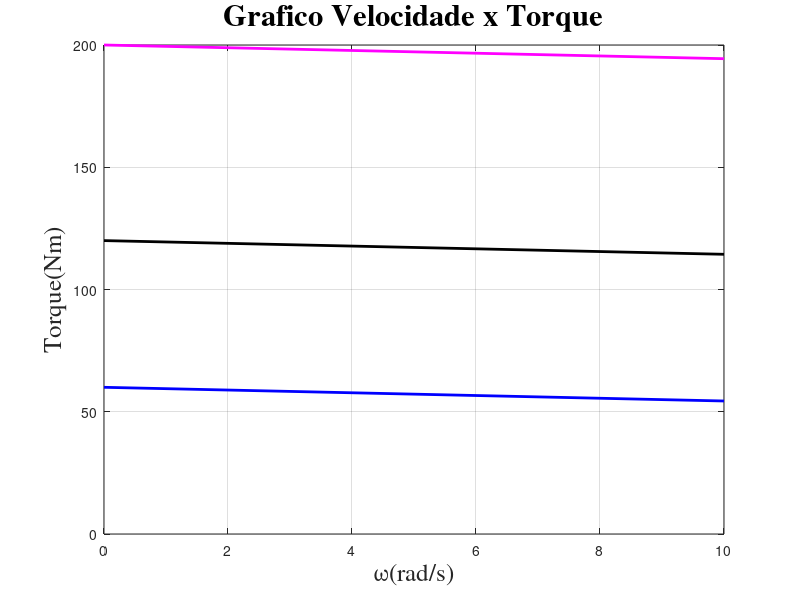

Reproduce this figure in MATLAB.
%===============================================================================
%ACIONAMENTOS DE MAQUINAS
%AUTORA: SYLVIELLY S. SOUSA                           %MATRICULA: 20162045070410
%SEMESTRE 2020.1          
%PROF.: CELSO SCHMIDLIN
%ATIVIDADE FINAL DE UNIDADE: CAPITULO 06                   %ENTREGA: 23/10/2020
%===============================================================================
%CODIGO QUESTAO 01
%===============================================================================
%                                 CALCULOS  
%===============================================================================
J_load = 0.04;
J_motor = 0.02;
T_nominal = 4;
kT = 0.5;
kE = 0.5;
R_armadura = 0.35;
V_armadura_100V = 100;
V_armadura_60V = 60;
V_armadura_30V = 30;

%para V_armadura = 100V
I_armadura = T_nominal/kT
omega_m_100 = V_armadura_100V/kE
omega_100_m = (V_armadura_100V - (R_armadura*I_armadura))/kE

%para V_armadura = 60V
omega_m_60 = V_armadura_60V/kE
omega_60_m = (V_armadura_60V - (R_armadura*I_armadura))/kE

%para V_armadura = 30V
omega_m_30 = V_armadura_30V/kE
omega_30_m = (V_armadura_30V - (R_armadura*I_armadura))/kE

%vetores para plotagem
omega_vetor_1 = [omega_m_100 omega_100_m];
omega_vetor_2 = [omega_m_60 omega_60_m];
omega_vetor_3 = [omega_m_30 omega_30_m];
tempo_vetor = [0 10];
%===============================================================================
%                           GERACAO DE GRAFICOS  
%===============================================================================
%grafico em tempo continuo
figure(1)
subplot(1,1,1)                    
plot(tempo_vetor,omega_vetor_1,'m','LineWidth',2)         
hold on
grid on
plot(tempo_vetor,omega_vetor_2,'k','LineWidth',2) 
hold on        
grid on
plot(tempo_vetor,omega_vetor_3,'b','LineWidth',2) 
grid on
title('Grafico Velocidade x Torque','FontName','Times','FontSize',22);
xlabel('\omega(rad/s)', 'FontName','Times','FontSize',18);
ylabel('Torque(Nm)', 'FontName','Times','FontSize',18);
%legend("E_a","V_a");
%===============================================================================   
